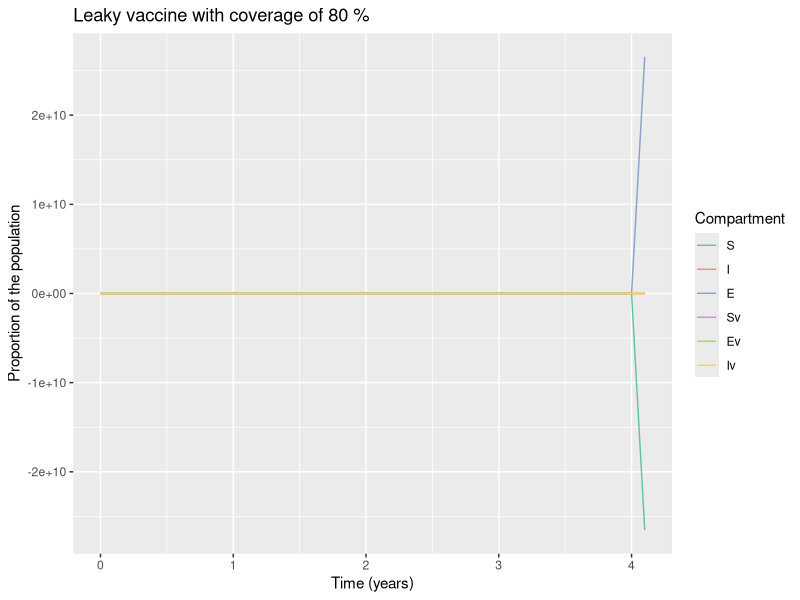

Write R code to recreate this figure.
# LOAD THE PACKAGES:123
library(deSolve)
library(reshape2)
library(ggplot2)

# MODEL INPUTS:

initial_state_values <- c(S = 1000000-3,
                          I = 1,        
                          E = 2,        
                          Sv = 0,      
                          Ev = 0,
                          Iv = 0)      

# Parameters
parameters <- c(beta = 0.0276*365,     # the infection rate in units of years^-1
                delta = 0.0164*365,     # the latency period in units of years^-1
                c_s = 0.4,       # the reduction in the force of infection
                # acting on those vaccinated
                c_i = 0.4,# the reduction in the infectivity of vaccinated infected people  
                u = 1/2,#death rate in units of years^-1
                a = 1/(7*365), #cull due to infection in units of years^-1
                b = 1/2, #birth rate in units of years^-1
                vc = 0.8) # vaccine coverage    

# TIMESTEPS:

# Sequence of timesteps to solve the model at
times <- seq(from = 0, to = 50, by =1)#from 0 to 20 years, daily intervalS
# MODEL FUNCTION: 

vaccine_model <- function(time, state, parameters) {  
  
  with(as.list(c(state, parameters)), {    
    
    # Defining lambda as a function of beta and E:
    N <- S + E + I + Sv + Ev + Iv
    lambda <- beta * I/N + c_i * beta * Iv/N 
    # the Ev compartment gets c_i times less infected than the E compartment
   
    
    # The differential equations
    dS <- -lambda * S - u * S + b * N - vc * S           
    dE <- lambda * S - delta * E - u * E 
    dI <- delta * E - a * I - u * I  
    dSv <- -c_s * lambda * Sv - u * Sv + vc * S              
    dEv <- c_s * lambda * Sv - delta * Ev - u * Ev
    dIv <- delta * Ev - a * Iv - u * Iv
    
    return(list(c(dS, dI, dE, dSv, dIv,dEv))) 
  })
  
}

# MODEL OUTPUT:

# Solving the differential equations using the ode integration algorithm
output <- as.data.frame(ode(y = initial_state_values, 
                            times = times, 
                            func = vaccine_model,
                            parms = parameters))

# PLOT THE OUTPUT

# turn output dataset into long format
output_long <- melt(as.data.frame(output), id = "time")

# Adding a column for the prevalence proportion to the long-format output
output_long$prevalence <- output_long$value/sum(initial_state_values)

# Plot the number in each compartment over time
ggplot(data = output_long,                                               
       aes(x = time, y = prevalence, colour = variable, group = variable)) +  
  geom_line() +                                                          
  xlab("Time (years)")+                                                   
  ylab("Proportion of the population") +
  labs(title = paste("Leaky vaccine with coverage of", 80, "%"), 
       colour = "Compartment") +
  scale_colour_brewer(palette = "Set2")
